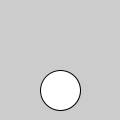
Frame 1 (no input)
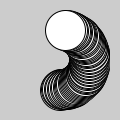
Frame 60 (the mouse pressed at the canvas centre just before this capture)
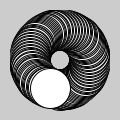
Frame 120 (the mouse held since frame 60 and released just before this capture)

The Processing sketch that drew these frames (run headless with seeded random() and noise(); from frame 60 on, the mouse is pressed at the canvas centre):

// Processing sketch: sketch_200320l
// ── sketch_200320l.pde
float angle = 0.0;
float offset = 60;
float scalar = 30;
float speed = 0.05;

void setup()
{
  size(120, 120);
}

void draw()
{
  float x = offset + sin(angle)*scalar;
  float y = offset + cos(angle)*scalar;
  
  ellipse(x, y, 40, 40);
  
  angle += speed;
}
